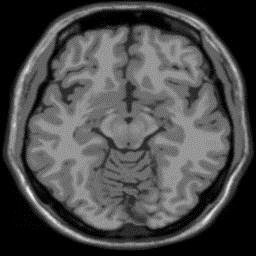
#> input picture noisyimage.jpeg, 256 x 256 px
$ python experiment.py
#> lines starting #> are read from the running program, lines starting #| are printed output that depends on the picture
import cv2
import numpy as np
import matplotlib.pyplot as plt

# grayscale
img = cv2.imread("noisyimage.jpeg", cv2.IMREAD_GRAYSCALE)
#> img is the input picture: shape (256, 256); min 0, max 252, mean 74.6

# Apply Median Filter
median_denoised = cv2.medianBlur(img, 3)    #applying median filtering

# Apply Gaussian Filter
gaussian_denoised = cv2.GaussianBlur(img, (5, 5), 1.5)   # smoothing image by gaussian kernel

# Apply Non-Local Means Denoising (preserves edges)
nlm_denoised = cv2.fastNlMeansDenoising(img, h=10, templateWindowSize=7, searchWindowSize=21)    #removing noise and preserving edges

# Applyinh histogram equalization to maintain the contrast (Global contrast)
equalization = cv2.equalizeHist(img)
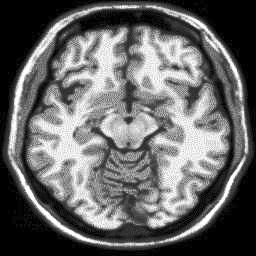
#> equalization: shape (256, 256); min 0, max 255, mean 102.7

# Show results
plt.figure(figsize=(12, 8))

plt.subplot(3, 3, 1)
plt.title("Original Noised Image")
plt.imshow(img, cmap='gray')

# [7 lines of commented-out code are left out]

plt.subplot(3, 3, 2)
plt.title("Denoised Image")
plt.imshow(nlm_denoised, cmap='gray')

plt.subplot(3,3,3)
plt.title("Equalized Image")
plt.imshow(equalization,cmap='gray')

plt.show()
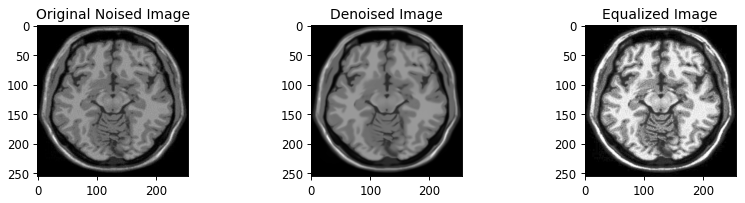
#> figure drawn by matplotlib, 3 panels
